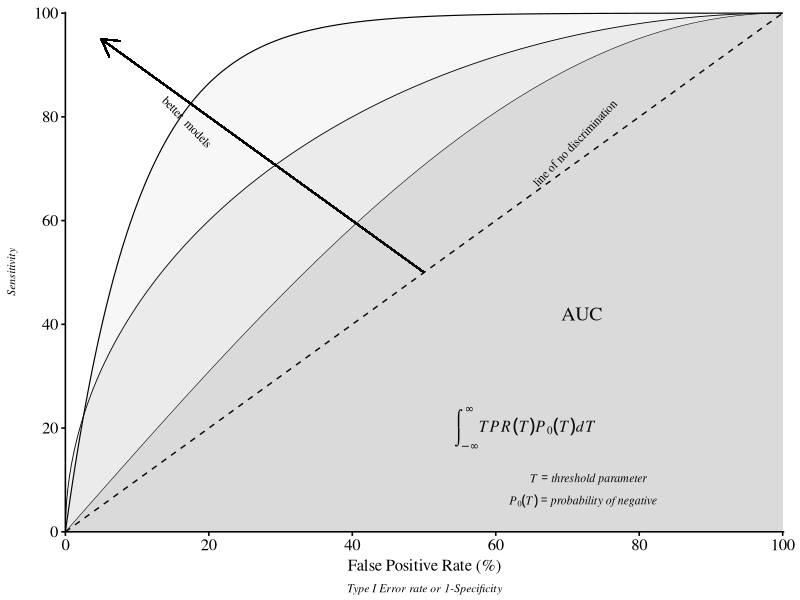

The R script that drew this image:
library(ggplot2)

apa_style <-
  theme_bw(base_size=12,base_family='serif') %+replace%
  theme(axis.text=element_text(size=12),
        legend.text=element_text(size=12),
        axis.ticks=element_line(colour="black"),
        axis.line=element_line(),
        axis.title.x=element_text(vjust=-.1),
        axis.title.y=element_text(vjust=.3, angle=90),
        panel.background=element_blank(),
        panel.border=element_blank(),
        panel.grid.minor=element_blank(),
        panel.grid.major=element_blank(),
        plot.background=element_blank(),
        legend.background=element_blank(),
        legend.key=element_rect(fill=NA,colour=NA),
        legend.key.width=unit(12.5,"mm"),
        axis.ticks.margin=unit(1.5,"mm"),
        legend.title=element_text(face=NULL)   )

Curve <- data.frame(
  FPR=seq(0,100,length=1000),
  TPR=(100*sin(seq(0,pi/2,length=1000))),
  TPR2=100-(100*sin(seq(0,pi/2,length=1000)))[1000:1],
  TPR3=100*(1-dexp(seq(0,10,length=1000),1)))
ggsave("C.png",
       ggplot(aes(x=FPR,y=TPR),data=Curve) + geom_line(size=.2) +
         geom_line(aes(x=TPR2),size=.3) +
         geom_line(aes(y=TPR3),size=.4)+ apa_style +
         scale_y_continuous(limits=c(0,100.25),
                            expand=c(0,0),breaks=seq(0,100,20)) +
         scale_x_continuous(limits=c(0,100.22),
                            expand=c(0,0),breaks=seq(0,100,20)) +
         geom_segment(aes(x=50,y=50,xend=5,yend=95),
                      arrow=arrow(length=unit(0.5,"cm"))) +
         labs(x=expression(atop("False Positive Rate (%)",
                                atop(italic("Type I Error rate or 1-Specificity"),""))),
              y=expression(atop("True Positive Rate (%)",
                                atop(italic("Sensitivity"), "")))) +
         theme(plot.margin=unit(c(3,4,-2,-5),"mm"),
               axis.title.y=element_text(angle=90,vjust=.65)) +
         annotate("segment",x=0,xend=100,y=0,yend=100,linetype=2) +
         annotate("text",x=c(17,71,72,73,64),y=c(79,75,42,8,20),
                  parse=T,angle=c(-46,46,0,0,0),label=c(
                    "'better  models'",
                    "'line of no discrimination'","AUC",
                    "atop(italic(T)==italic('threshold parameter'),
    italic(P[0]*(T))==italic('probability of negative    '))",
                    "italic(integral(TPR*(T)*P[0]*(T)*dT,-infinity,infinity))"
                  ),family='serif',size=c(3,3,5,3,4)) +
         geom_area(aes(y=TPR3),stat="identity",alpha=.04) +
         geom_area(aes(x=TPR2),stat="identity",alpha=.06) +
         geom_area(aes(y=TPR),stat="identity",alpha=.09)
       , dpi=1000, width=4, height=4)
